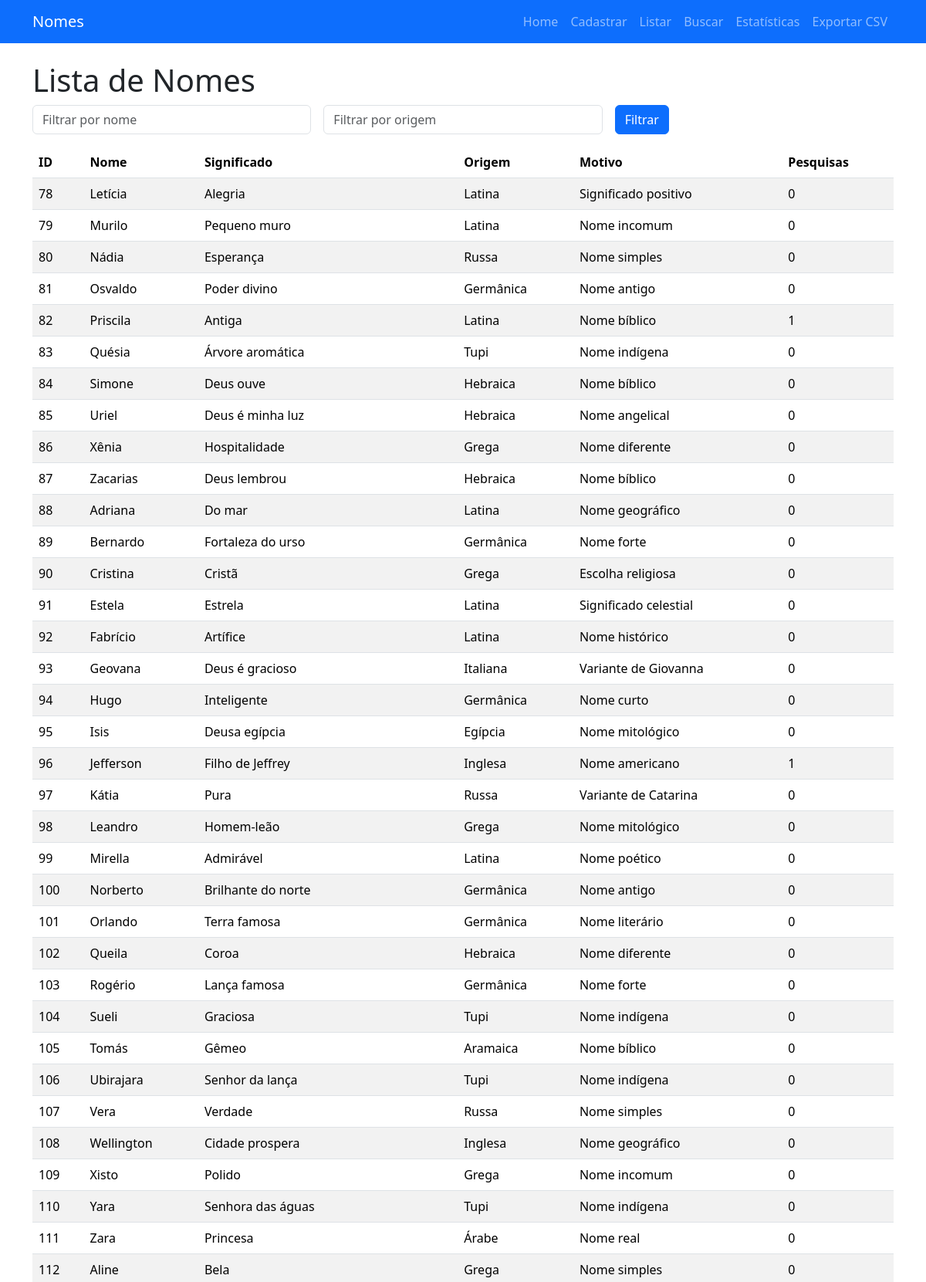
/listar?page=2&nome=&origem= (upper part), run on the app's committed database.
### tables this page shows
CREATE TABLE nomes (
            id INTEGER PRIMARY KEY AUTOINCREMENT,
            nome TEXT NOT NULL,
            significado TEXT,
            origem TEXT,
            motivo_escolha TEXT
        , pesquisas INTEGER DEFAULT 0);

### app.py (the view)
@app.route("/listar")
def listar():
    page = int(request.args.get("page", 1))
    per_page = 77
    filtro_nome = request.args.get("nome", "").strip()
    filtro_origem = request.args.get("origem", "").strip()
    conn = get_connection()
    cursor = conn.cursor()
    query = "SELECT * FROM nomes WHERE 1=1"
    params = []
    if filtro_nome:
        query += " AND nome LIKE ?"
        params.append("%" + filtro_nome + "%")
    if filtro_origem:
        query += " AND origem LIKE ?"
        params.append("%" + filtro_origem + "%")
    cursor.execute(query.replace("*", "COUNT(*)"), params)
    total = cursor.fetchone()[0]
    offset = (page - 1) * per_page
    query += " LIMIT ? OFFSET ?"
    params.extend([per_page, offset])
    cursor.execute(query, params)
    nomes = cursor.fetchall()
    conn.close()
    total_pages = (total + per_page - 1) // per_page
    return render_template("listar.html",
                           nomes=nomes,
                           page=page,
                           total_pages=total_pages,
                           filtro_nome=filtro_nome,
                           filtro_origem=filtro_origem)

### db.py (called while the page is built)
def get_connection():
    conn = sqlite3.connect(DATABASE, timeout=10)
    conn.row_factory = sqlite3.Row  # permite acessar colunas pelo nome
    return conn

### templates/listar.html (shortened to what this page needs)
{% extends "base.html" %}
{% block content %}
<h1>Lista de Nomes</h1>
<form class="row g-3 mb-3" method="GET">
  <div class="col-md-4">
    <input type="text" name="nome" placeholder="Filtrar por nome" class="form-control" value="{{ filtro_nome }}">
  </div>
  <div class="col-md-4">
    <input type="text" name="origem" placeholder="Filtrar por origem" class="form-control" value="{{ filtro_origem }}">
  </div>
  <div class="col-md-4">
    <button type="submit" class="btn btn-primary">Filtrar</button>
  </div>
</form>
{% if nomes %}
<table class="table table-striped">
  <thead>
    <tr>
      <th>ID</th>
      <th>Nome</th>
      <th>Significado</th>
      <th>Origem</th>
      <th>Motivo</th>
      <th>Pesquisas</th>
    </tr>
  </thead>
  <tbody>
    {% for id, nome, significado, origem, motivo, pesquisas in nomes %}
    <tr>
      <td>{{ id }}</td>
      <td>{{ nome }}</td>
      <td>{{ significado }}</td>
      <td>{{ origem }}</td>
      <td>{{ motivo }}</td>
      <td>{{ pesquisas }}</td>
    </tr>
    {% endfor %}
  </tbody>
</table>
{% else %}
<p>Nenhum nome encontrado.</p>
{% endif %}
{% endblock %}

### data on the page
nomes: id "78", nome "Letícia", significado "Alegria", origem "Latina", motivo_escolha "Significado positivo", pesquisas "0"
nomes: id "79", nome "Murilo", significado "Pequeno muro", origem "Latina", motivo_escolha "Nome incomum", pesquisas "0"
nomes: id "80", nome "Nádia", significado "Esperança", origem "Russa", motivo_escolha "Nome simples", pesquisas "0"
nomes: id "81", nome "Osvaldo", significado "Poder divino", origem "Germânica", motivo_escolha "Nome antigo", pesquisas "0"
nomes: id "82", nome "Priscila", significado "Antiga", origem "Latina", motivo_escolha "Nome bíblico", pesquisas "1"
nomes: id "83", nome "Quésia", significado "Árvore aromática", origem "Tupi", motivo_escolha "Nome indígena", pesquisas "0"
nomes: id "84", nome "Simone", significado "Deus ouve", origem "Hebraica", motivo_escolha "Nome bíblico", pesquisas "0"
nomes: id "85", nome "Uriel", significado "Deus é minha luz", origem "Hebraica", motivo_escolha "Nome angelical", pesquisas "0"
nomes: id "86", nome "Xênia", significado "Hospitalidade", origem "Grega", motivo_escolha "Nome diferente", pesquisas "0"
nomes: id "87", nome "Zacarias", significado "Deus lembrou", origem "Hebraica", motivo_escolha "Nome bíblico", pesquisas "0"
nomes: id "88", nome "Adriana", significado "Do mar", origem "Latina", motivo_escolha "Nome geográfico", pesquisas "0"
nomes: id "89", nome "Bernardo", significado "Fortaleza do urso", origem "Germânica", motivo_escolha "Nome forte", pesquisas "0"
nomes: id "90", nome "Cristina", significado "Cristã", origem "Grega", motivo_escolha "Escolha religiosa", pesquisas "0"
nomes: id "91", nome "Estela", significado "Estrela", origem "Latina", motivo_escolha "Significado celestial", pesquisas "0"
nomes: id "92", nome "Fabrício", significado "Artífice", origem "Latina", motivo_escolha "Nome histórico", pesquisas "0"
nomes: id "93", nome "Geovana", significado "Deus é gracioso", origem "Italiana", motivo_escolha "Variante de Giovanna", pesquisas "0"
nomes: id "94", nome "Hugo", significado "Inteligente", origem "Germânica", motivo_escolha "Nome curto", pesquisas "0"
nomes: id "95", nome "Isis", significado "Deusa egípcia", origem "Egípcia", motivo_escolha "Nome mitológico", pesquisas "0"
nomes: id "96", nome "Jefferson", significado "Filho de Jeffrey", origem "Inglesa", motivo_escolha "Nome americano", pesquisas "1"
nomes: id "97", nome "Kátia", significado "Pura", origem "Russa", motivo_escolha "Variante de Catarina", pesquisas "0"
nomes: id "98", nome "Leandro", significado "Homem-leão", origem "Grega", motivo_escolha "Nome mitológico", pesquisas "0"
nomes: id "99", nome "Mirella", significado "Admirável", origem "Latina", motivo_escolha "Nome poético", pesquisas "0"
nomes: id "100", nome "Norberto", significado "Brilhante do norte", origem "Germânica", motivo_escolha "Nome antigo", pesquisas "0"
nomes: id "101", nome "Orlando", significado "Terra famosa", origem "Germânica", motivo_escolha "Nome literário", pesquisas "0"
nomes: id "102", nome "Queila", significado "Coroa", origem "Hebraica", motivo_escolha "Nome diferente", pesquisas "0"
nomes: id "103", nome "Rogério", significado "Lança famosa", origem "Germânica", motivo_escolha "Nome forte", pesquisas "0"
nomes: id "104", nome "Sueli", significado "Graciosa", origem "Tupi", motivo_escolha "Nome indígena", pesquisas "0"
nomes: id "105", nome "Tomás", significado "Gêmeo", origem "Aramaica", motivo_escolha "Nome bíblico", pesquisas "0"
nomes: id "106", nome "Ubirajara", significado "Senhor da lança", origem "Tupi", motivo_escolha "Nome indígena", pesquisas "0"
nomes: id "107", nome "Vera", significado "Verdade", origem "Russa", motivo_escolha "Nome simples", pesquisas "0"
nomes: id "108", nome "Wellington", significado "Cidade prospera", origem "Inglesa", motivo_escolha "Nome geográfico", pesquisas "0"
nomes: id "109", nome "Xisto", significado "Polido", origem "Grega", motivo_escolha "Nome incomum", pesquisas "0"
nomes: id "110", nome "Yara", significado "Senhora das águas", origem "Tupi", motivo_escolha "Nome indígena", pesquisas "0"
nomes: id "111", nome "Zara", significado "Princesa", origem "Árabe", motivo_escolha "Nome real", pesquisas "0"
nomes: id "112", nome "Aline", significado "Bela", origem "Grega", motivo_escolha "Nome simples", pesquisas "0"
